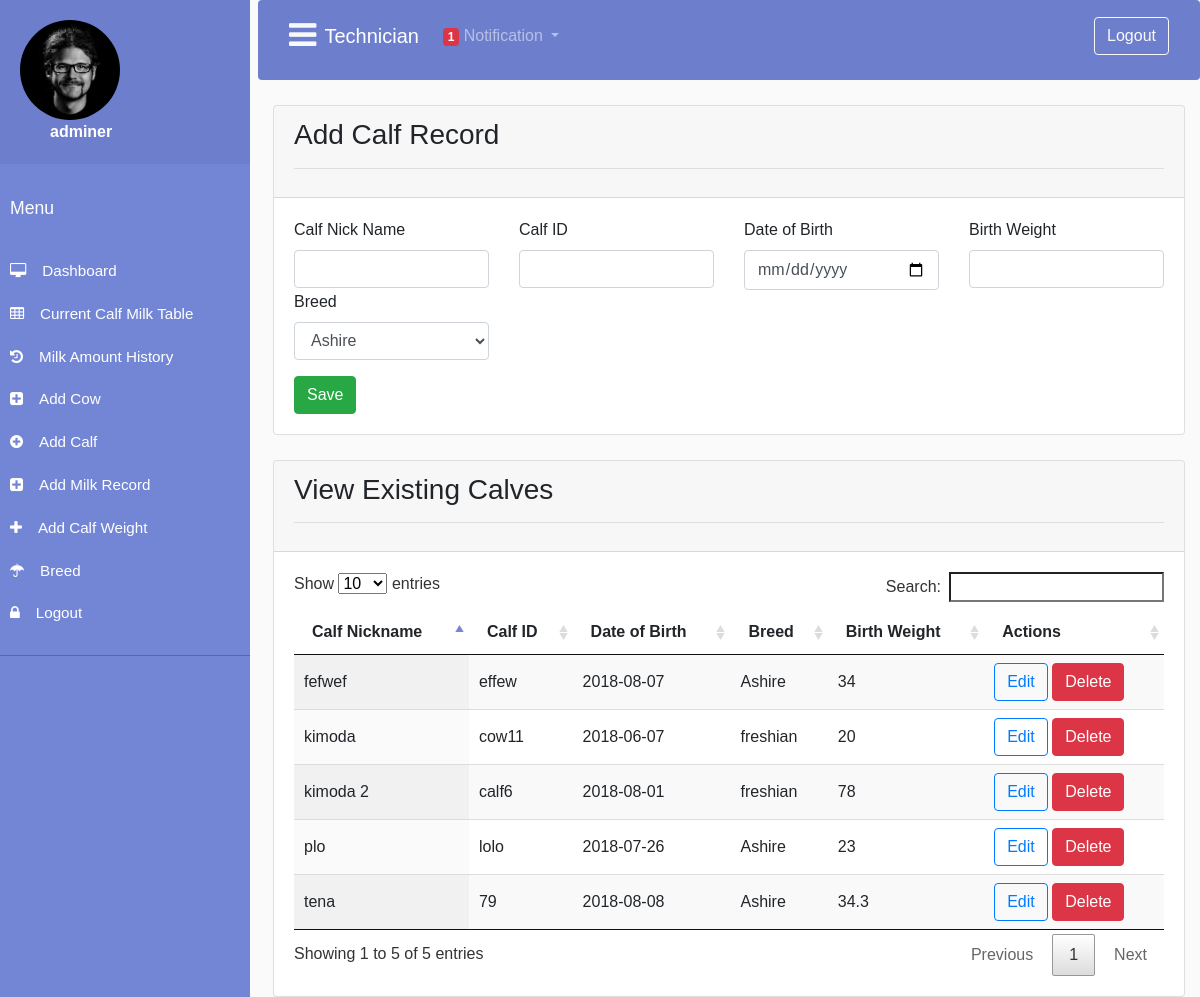
The app's page /technician/add_calf.php (signed in), older data.
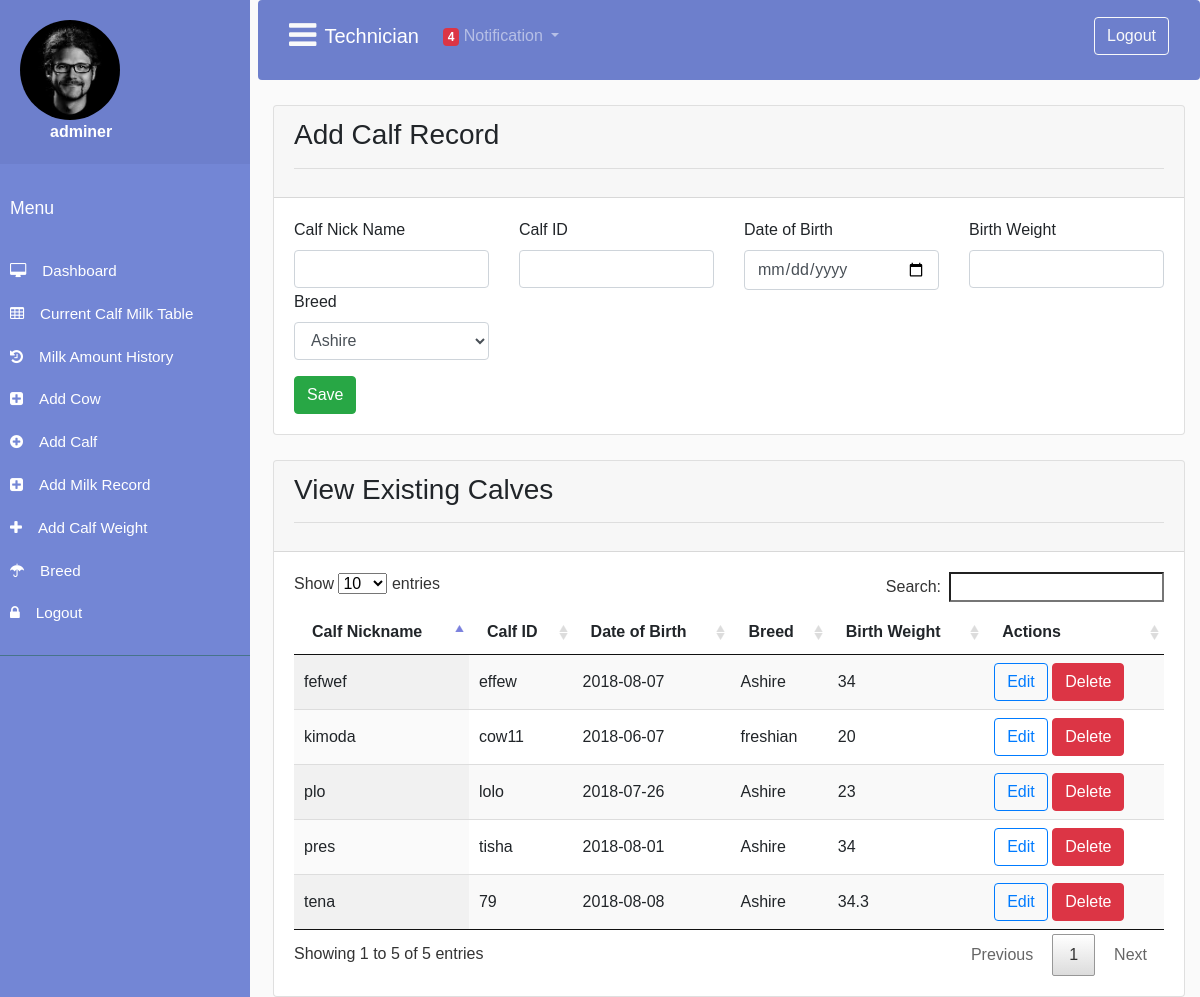
The same page, newer data.
### tables this page shows
CREATE TABLE `calf` (
  `id` int(11) NOT NULL,
  `calf_id` varchar(191) NOT NULL,
  `nick_name` varchar(191) NOT NULL,
  `dob` date NOT NULL,
  `birth_weight` double NOT NULL,
  `breed_id` int(11) NOT NULL,
  `deleted_at` timestamp NULL DEFAULT NULL,
  `created_at` timestamp NOT NULL DEFAULT CURRENT_TIMESTAMP,
  `updated_at` timestamp NOT NULL DEFAULT CURRENT_TIMESTAMP
);

CREATE TABLE `breed` (
  `id` int(11) NOT NULL,
  `name` varchar(191) NOT NULL,
  `created_at` timestamp NOT NULL DEFAULT CURRENT_TIMESTAMP,
  `updated_at` timestamp NOT NULL DEFAULT CURRENT_TIMESTAMP,
  `deleted_at` timestamp NULL DEFAULT NULL
);

### technician/NotificationManager.php (called while the page is built, shortened)
<?php
class NotificationManager
{
    private $DB;
    public function __construct()
    {
        require_once 'config.php';
        $db=new DB_FACADE();
        $this->DB=$db;
    }
    public function addNotification()
    {
        require_once 'CalfManager.php';
        $cm=new CalfManager();
        foreach ($results as $result){
            $db_calf_weeks=$cm->weekCalculator($result['calf_id']);
            if ($result['week']<$db_calf_weeks){
                if ($this->dublicatorAvoider($result['calf_id'])){
                    $sql11="INSERT INTO notifications(calf_id,is_read) VALUES ('".$result['calf_id']."',true)";
                    $this->DB->connect()->query($sql11);
                }
            }
        }
    }
    public function allActiveNotifications()
    {
        $sql="SELECT * FROM notifications WHERE is_read=true ";
        $query=$this->DB->connect()->query($sql);
        return $query;
    }
    public function dublicatorAvoider($calf_id)
    {
        $sql="SELECT * FROM notifications WHERE calf_id='".$calf_id."' AND is_read=true";
        $results=$this->DB->connect()->query($sql);
        if ($results->num_rows>0){
            return false;
        }else{
            return true;
        }
    }
}

### technician/config.php (called while the page is built, shortened)
<?php
class DB_FACADE{
    private $conn=null;
    private $host="localhost";
    private $user="root";
    private $password="";
    private $database="cms";
    public function __construct()
    {
        $this->conn = mysqli_connect($this->host, $this->user, $this->password, $this->database) or die('could not connect');
    }
    public function connect()
    {
        return $this->conn;
    }
}
?>

### technician/CalfManager.php (called while the page is built, shortened)
<?php
class CalfManager
{
    private $db;
    public function __construct()
    {
        require_once "config.php";
        $DB=new DB_FACADE();
        $this->db=$DB;
    }
    public function showCalf()
    {
        $sql="SELECT * FROM calf WHERE deleted_at is null ";
        $query=$this->db->connect()->query($sql);
        return $query;
    }
}

### technician/CowManager.php (called while the page is built, shortened)
<?php
class CowManager
{
    private  $db;
    public function __construct()
    {
        require_once 'config.php';
        $DB=new DB_FACADE();
        $this->db=$DB;
    }
    public function breedResolver($breed_id)
    {
        $sql="SELECT name FROM breed WHERE id='".$breed_id."'";
        $query=mysqli_query($this->db->connect(),$sql);
        $row=mysqli_num_rows($query);
        if ($row==1){
            $record=mysqli_fetch_assoc($query);
            return $record['name'];
        }else{
            return null;
        }
    }
}

### technician/add_calf.php (the view, shortened to what the changed rows need)
<?php
require_once 'authcontroller.php';
?>
<!DOCTYPE html>
<html>
<head>
    <link rel="stylesheet" href="https://use.fontawesome.com/releases/v5.1.0/css/all.css"
>
    <link rel="stylesheet" href="css/bootstrap.css">
    <link rel="stylesheet" type="text/css"  href="css/main.css" />
    <link rel="stylesheet" href="../assets/plugins/select2/select2.css">
    <link rel="stylesheet" type="text/css" href="../assets/plugins/DataTables/datatables.css">
</head>
<body>
<?php
require_once "CalfManager.php";
$calf_manger= new CalfManager();
require_once "CowManager.php";
$cow_manager= new CowManager();
?>
<div class="wrapper">
            <?php
            require_once 'sidebar.php';
            ?>
    <div id="content" class="w-100 ml-2">
        <?php
        require_once 'nav.php';
        ?>
        <div class="container-fluid">
            <div class="card " style="margin-top: 25px">
                <div class="card-body">
                    <table id="cows_table" class="display">
                        <thead>
                        <tr>
                            <th>Calf Nickname</th>
                            <th>Calf ID</th>
                            <th>Date of Birth</th>
                            <th>Breed</th>
                            <th>Birth Weight</th>
                            <th>Actions</th>
                        </tr>
                        </thead>
                        <tbody>
                        <?php
                        $result66=$calf_manger->showCalf();
                        while($row=$result66->fetch_array()){
                            echo '<tr>
                      <td >'.$row['nick_name'].'</td>
                      <td >'.$row['calf_id'].'</td>
                        <td>'.$row['dob'].'</td>
                        <td>'.$cow_manager->breedResolver($row['breed_id']).'</td>
                        <td>'.$row['birth_weight'].'</td>
                       <td>
                       <button class="btn btn-outline-primary" onclick="getSelectedDetails('.$row['id'].')" data-toggle="modal" data-target="#centralModalLGInfoDemo"  >Edit</button>
                       <button class="btn btn-danger" onclick="deleteFunction('.$row['id'].')" data-toggle="modal" data-target="#deleteCalf"> Delete</button>
                         </td>
                        </tr>';
                        }
                        ?>
                        </tbody>
                    </table>
                </div>
            </div>
        </div>
    </div>
</div>
</body>
</html>

### technician/nav.php (shortened to what the changed rows need)
<?php
require_once 'NotificationManager.php';
$notification_manager=new NotificationManager();
?>
<nav class="navbar navbar-expand-lg navbar-dark rounded p-3 pb-4" style="background-color: #6d7fcc;">
    <div class="container-fluid">
        <div class="collapse navbar-collapse" id="navbarSupportedContent">
            <ul class="navbar-nav mr-auto">
                <li class="nav-item dropdown">
                    <a class="nav-link dropdown-toggle" href="#" id="navbarDropdown" role="button" data-toggle="dropdown" aria-haspopup="true" aria-expanded="false">
<?php
                           $records= $notification_manager->allActiveNotifications();
                           if ($records->num_rows>0){
                               ?>
                        <small class="badge badge-danger">
                            <?php
                               echo $records->num_rows;
                               ?>
                        </small>
                        <?php
                           }
                            ?>
                        Notification
                    </a>
                </li>
            </ul>
        </div>
    </div>
</nav>

Row changes from the older to the newer data that the page shows:
no longer on this page (row edited): calf: nick_name "kimoda 2", calf "calf6", dob "2018-08-01", breed.name "freshian", birth_weight "78"
added calf: nick_name "pres", calf "tisha", dob "2018-08-01", breed.name "Ashire", birth_weight "34"
Text that changed along with them:
$records->num_rows: "1" → "4"
